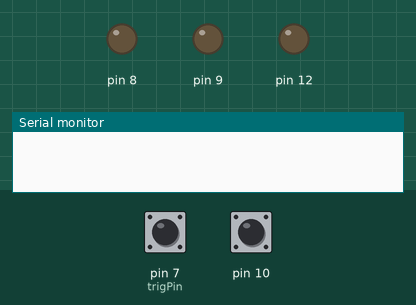
Recording of a sketch running on a simulated Arduino Uno, built with avr-gcc and run on an emulated ATmega328P. Shown: output pins drawn as LEDs (lit = HIGH), the last lines printed to the serial monitor. The test bench sets the inputs (shaded band); at power-on: pin 7 (trigPin) HIGH, pin 10 HIGH.

Above: at 1.2 s.
1.3 s: pin 7 (trigPin) pulled LOW for 0.15 s
At 1.8 s:
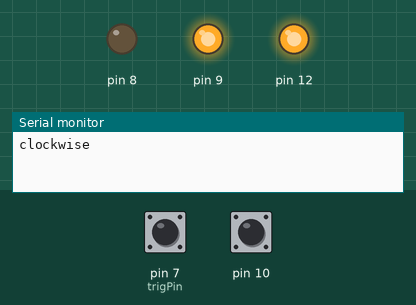
2.9 s: pin 10 pulled LOW for 0.15 s
At 3.9 s:
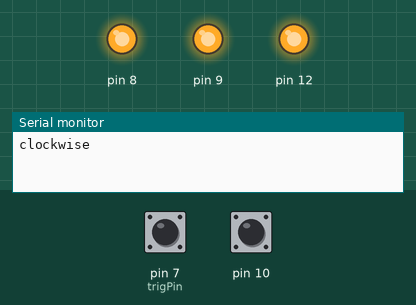
4.6 s: pin 10 pulled LOW for 3.2 s
At 5.1 s:
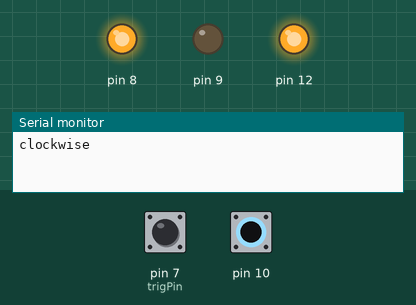
9.3 s: pin 10 pulled LOW for 1 s
At 10.32 s:
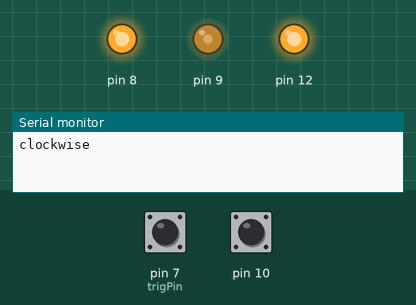
Timing chart, 0 to 12.3 s (numbered marks = the images above; inputs shaded):
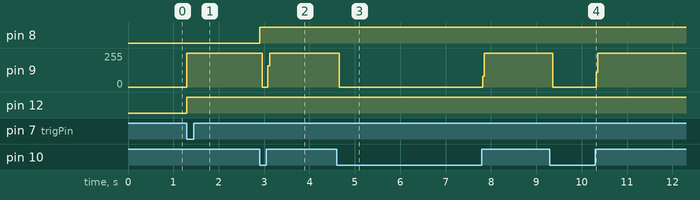

Measured:
- after the input at 1.3 s, pin 9: 0/255 → 255/255 at once; pin 12: LOW → HIGH at once
- after the input at 2.9 s, pin 8: LOW → HIGH at once; pin 9: 255/255 → 0/255 after 0.06 s, → 255/255 0.12 s later
- after the input at 4.6 s, pin 9: 255/255 → 0/255 after 0.06 s, → 255/255 3.2 s later
- after the input at 9.3 s, pin 9: 255/255 → 0/255 after 0.06 s, → 255/255 0.96 s later

The sketch:

inject.ino
```cpp
/*

testing the new class StepperK
scukko
 */

#include "StepperK.h"

const int stepsPerRevolution = 800;  // change this to fit the number of steps per revolution
// for your motor

// initialize the Stepper library on pins 9 and 8:
StepperK myStepper(stepsPerRevolution, 9, 8, 10, 11, 12);

//define the trigger pin
const int trigPin = 7;

int steps_travel = stepsPerRevolution * 5;

void setup() {
  //set up the trig pin:
  pinMode(trigPin, INPUT_PULLUP);
  // set the speed at xx rpm:
  myStepper.setSpeed(10);
  // initialize the serial port:
  Serial.begin(9600);
}

void loop() {
// inject only if the trigger signal is received:

    if (digitalRead(trigPin) == LOW)
    {
      Serial.println("clockwise");
      myStepper.step(steps_travel);
      delay(500);
    }


}
```

StepperK.cpp
```cpp
#include "Arduino.h"
#include "StepperK.h"

/*
 * two-wire constructor.
 * Sets which wires should control the motor.
 */
StepperK::StepperK(int number_of_steps, int pin_PU, int pin_DR,
                   int pin_LS_CW, int pin_LS_CCW, int pin_MF)
{
  this->step_number = 0;                   // which step the motor is on
  this->direction = 0;                     // motor direction
  this->last_step_time = 0;                // timestamp in us of the last step taken
  this->number_of_steps = number_of_steps; // total number of steps for this motor

  // Arduino pins for the motor control connection:
  this->pin_PU = pin_PU;
  this->pin_DR = pin_DR;
  this->pin_MF = pin_MF;

  // Arduino pins for limit swithches
  /* clocwise (when looking at the tip of the shaft of the motor)
   is considered postitive directinion */
  this->pin_LS_CW = pin_LS_CW;
  this->pin_LS_CCW = pin_LS_CCW;

  // setup the pins on the microcontroller:
  pinMode(this->pin_PU, OUTPUT);
  pinMode(this->pin_DR, OUTPUT);
  pinMode(this->pin_MF, OUTPUT);
  pinMode(pin_LS_CW, INPUT_PULLUP);
  pinMode(pin_LS_CCW, INPUT_PULLUP);
  pin_count = 2;
}

/*
 * Sets the speed in revs per minute
 */
void StepperK::setSpeed(long whatSpeed)
{
  this->step_delay = 60L * 1000L * 1000L / this->number_of_steps / whatSpeed;
}

/*
 * Moves the motor steps_to_move steps.  If the number is negative,
 * the motor moves in the reverse direction.
 */
void StepperK::step(int steps_to_move)
{
  int steps_left = abs(steps_to_move); // how many steps to take
  digitalWrite(pin_MF, HIGH);          // activate the motor

  // determine direction based on whether steps_to_mode is + or -:
  if (steps_to_move > 0)
  {
    this->direction = 1;
  }
  if (steps_to_move < 0)
  {
    this->direction = 0;
  }

  // decrement the number of steps, moving one step each time:
  while (steps_left > 0)
  {
    unsigned long now = micros();
    // move only if the appropriate delay has passed:
    if (now - this->last_step_time >= this->step_delay)
    {
      // get the timeStamp of when you stepped:
      this->last_step_time = now;
      // increment or decrement the step number,
      // depending on direction:
      if (this->direction == 1)
      {
        this->step_number++;
        if (this->step_number == this->number_of_steps)
        {
          this->step_number = 0;
        }
      }
      else
      {
        if (this->step_number == 0)
        {
          this->step_number = this->number_of_steps;
        }
        this->step_number--;
      }
      // decrement the steps left:
      steps_left--;
      // tell the driver to make one step:
      stepController(direction);
    }
  }
}

/*
 * Moves the motor forward or backwards.
 */

void StepperK::stepController(int dir)
{
  int state_LS_CW = HIGH;
  int state_LS_CCW = HIGH;
  digitalWrite(pin_PU, HIGH);
  if (dir == 0)
  {
    if (digitalRead(pin_LS_CCW) == LOW)
    {
      digitalWrite(pin_DR, LOW);
      digitalWrite(pin_PU, LOW);
    }
  }
  else
  {
    if (digitalRead(pin_LS_CW) == LOW)
    {
      digitalWrite(pin_DR, HIGH);
      digitalWrite(pin_PU, LOW);
    }
  }
}

/*
  version() returns the version of the library:
*/
int StepperK::version(void)
{
  return 18;
}
```

StepperK.h
```cpp
// (licence header left out)
// ensure this library description is only included once
#ifndef StepperK_h
#define StepperK_h

// library interface description
class StepperK
{
public:
  // constructors:
  StepperK(int number_of_steps, int pin_PU, int pin_DR,
           int pin_LS_CW, int pin_LS_CCW, int pin_MF);

  // speed setter method:
  void setSpeed(long whatSpeed);

  // mover method:
  void step(int number_of_steps);

  int version(void);

private:
  void stepController(int dir); // in case an external controller takes
  // care of the step sequence

  int direction;            // Direction of rotation
  unsigned long step_delay; // delay between steps, in ms, based on speed
  int number_of_steps;      // total number of steps this motor can take
  int step_number;          // which step the motor is on
  int pin_count;

  // motor pin numbers:
  int pin_PU;
  int pin_DR;
  int pin_LS_CW;
  int pin_LS_CCW;
  int pin_MF;

  unsigned long last_step_time; // timestamp in us of when the last step was taken
};

#endif
```
